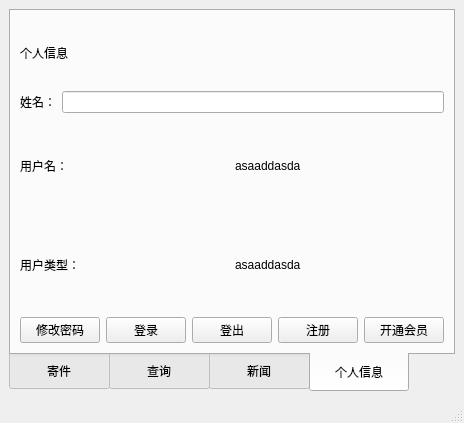
<?xml version="1.0" encoding="UTF-8"?>
<ui version="4.0">
 <class>MainWindow</class>
 <widget class="QMainWindow" name="MainWindow">
  <property name="geometry">
   <rect>
    <x>0</x>
    <y>0</y>
    <width>421</width>
    <height>423</height>
   </rect>
  </property>
  <property name="windowTitle">
   <string>MainWindow</string>
  </property>
  <widget class="QWidget" name="centralwidget">
   <layout class="QVBoxLayout" name="verticalLayout">
    <item>
     <widget class="QTabWidget" name="tabWidget">
      <property name="styleSheet">
       <string notr="true">QTabBar::tab{width:100}
QTabBar::tab{height:40}</string>
      </property>
      <property name="tabPosition">
       <enum>QTabWidget::South</enum>
      </property>
      <property name="tabShape">
       <enum>QTabWidget::Rounded</enum>
      </property>
      <property name="currentIndex">
       <number>3</number>
      </property>
      <property name="iconSize">
       <size>
        <width>33</width>
        <height>31</height>
       </size>
      </property>
      <property name="usesScrollButtons">
       <bool>true</bool>
      </property>
      <widget class="QWidget" name="tab">
       <attribute name="title">
        <string>寄件</string>
       </attribute>
       <layout class="QVBoxLayout" name="verticalLayout_6">
        <item>
         <layout class="QVBoxLayout" name="verticalLayout_4">
          <item>
           <layout class="QVBoxLayout" name="verticalLayout_3">
            <item>
             <widget class="QLabel" name="label">
              <property name="text">
               <string>寄件人信息</string>
              </property>
             </widget>
            </item>
            <item>
             <layout class="QHBoxLayout" name="horizontalLayout_11">
              <item>
               <layout class="QHBoxLayout" name="horizontalLayout">
                <item>
                 <widget class="QLabel" name="label_2">
                  <property name="text">
                   <string>姓名：</string>
                  </property>
                 </widget>
                </item>
                <item>
                 <widget class="QLineEdit" name="lineEdit_send_name"/>
                </item>
               </layout>
              </item>
              <item>
               <layout class="QHBoxLayout" name="horizontalLayout_3">
                <item>
                 <widget class="QLabel" name="label_4">
                  <property name="text">
                   <string>电话：</string>
                  </property>
                 </widget>
                </item>
                <item>
                 <widget class="QLineEdit" name="lineEdit_send_tel"/>
                </item>
               </layout>
              </item>
             </layout>
            </item>
            <item>
             <layout class="QVBoxLayout" name="verticalLayout_2">
              <item>
               <layout class="QHBoxLayout" name="horizontalLayout_5">
                <item>
                 <widget class="QLabel" name="label_6">
                  <property name="text">
                   <string>所属区域：</string>
                  </property>
                 </widget>
                </item>
                <item>
                 <widget class="QLineEdit" name="lineEdit_send_area"/>
                </item>
               </layout>
              </item>
              <item>
               <layout class="QHBoxLayout" name="horizontalLayout_8">
                <item>
                 <widget class="QLabel" name="label_10">
                  <property name="text">
                   <string>详细地址：</string>
                  </property>
                 </widget>
                </item>
                <item>
                 <widget class="QLineEdit" name="lineEdit_send_address"/>
                </item>
               </layout>
              </item>
             </layout>
            </item>
           </layout>
          </item>
          <item>
           <widget class="QLabel" name="label_3">
            <property name="text">
             <string>收件人信息</string>
            </property>
           </widget>
          </item>
          <item>
           <layout class="QHBoxLayout" name="horizontalLayout_12">
            <item>
             <layout class="QHBoxLayout" name="horizontalLayout_2">
              <item>
               <widget class="QLabel" name="label_5">
                <property name="text">
                 <string>姓名：</string>
                </property>
               </widget>
              </item>
              <item>
               <widget class="QLineEdit" name="lineEdit_hav_name"/>
              </item>
             </layout>
            </item>
            <item>
             <layout class="QHBoxLayout" name="horizontalLayout_4">
              <item>
               <widget class="QLabel" name="label_7">
                <property name="text">
                 <string>电话：</string>
                </property>
               </widget>
              </item>
              <item>
               <widget class="QLineEdit" name="lineEdit_hav_tel"/>
              </item>
             </layout>
            </item>
           </layout>
          </item>
          <item>
           <layout class="QVBoxLayout" name="verticalLayout_5">
            <item>
             <layout class="QHBoxLayout" name="horizontalLayout_6">
              <item>
               <widget class="QLabel" name="label_8">
                <property name="text">
                 <string>所属区域：</string>
                </property>
               </widget>
              </item>
              <item>
               <widget class="QLineEdit" name="lineEdit_hav_area"/>
              </item>
             </layout>
            </item>
            <item>
             <layout class="QHBoxLayout" name="horizontalLayout_13">
              <item>
               <widget class="QLabel" name="label_13">
                <property name="text">
                 <string>详细地址：</string>
                </property>
               </widget>
              </item>
              <item>
               <widget class="QLineEdit" name="lineEdit_hav_address"/>
              </item>
             </layout>
            </item>
           </layout>
          </item>
         </layout>
        </item>
        <item>
         <layout class="QHBoxLayout" name="horizontalLayout_7">
          <item>
           <layout class="QHBoxLayout" name="horizontalLayout_9">
            <item>
             <widget class="QLabel" name="label_11">
              <property name="text">
               <string>快件类型：</string>
              </property>
             </widget>
            </item>
            <item>
             <widget class="QComboBox" name="comboBox_goods_type">
              <item>
               <property name="text">
                <string>文件</string>
               </property>
              </item>
              <item>
               <property name="text">
                <string>数码产品</string>
               </property>
              </item>
              <item>
               <property name="text">
                <string>服饰</string>
               </property>
              </item>
              <item>
               <property name="text">
                <string>食品</string>
               </property>
              </item>
              <item>
               <property name="text">
                <string>其他</string>
               </property>
              </item>
             </widget>
            </item>
           </layout>
          </item>
          <item>
           <layout class="QHBoxLayout" name="horizontalLayout_10">
            <item>
             <widget class="QLabel" name="label_12">
              <property name="text">
               <string>重量：</string>
              </property>
             </widget>
            </item>
            <item>
             <widget class="QDoubleSpinBox" name="doubleSpinBox_weight"/>
            </item>
           </layout>
          </item>
          <item>
           <widget class="QLabel" name="label_price">
            <property name="text">
             <string>价格：</string>
            </property>
           </widget>
          </item>
         </layout>
        </item>
        <item>
         <widget class="QPushButton" name="pushButton_confirm">
          <property name="text">
           <string>确认</string>
          </property>
         </widget>
        </item>
       </layout>
      </widget>
      <widget class="QWidget" name="tab_2">
       <attribute name="title">
        <string>查询</string>
       </attribute>
       <layout class="QVBoxLayout" name="verticalLayout_7">
        <item>
         <layout class="QHBoxLayout" name="horizontalLayout_19">
          <item>
           <widget class="QLabel" name="label_14">
            <property name="text">
             <string>运费查询</string>
            </property>
           </widget>
          </item>
          <item>
           <widget class="QLabel" name="label_19">
            <property name="text">
             <string>价格：</string>
            </property>
           </widget>
          </item>
         </layout>
        </item>
        <item>
         <layout class="QHBoxLayout" name="horizontalLayout_18">
          <item>
           <layout class="QHBoxLayout" name="horizontalLayout_16">
            <item>
             <widget class="QLabel" name="label_17">
              <property name="text">
               <string>出发地</string>
              </property>
             </widget>
            </item>
            <item>
             <widget class="QComboBox" name="comboBox_2"/>
            </item>
           </layout>
          </item>
          <item>
           <layout class="QHBoxLayout" name="horizontalLayout_17">
            <item>
             <widget class="QLabel" name="label_18">
              <property name="text">
               <string>目的地</string>
              </property>
             </widget>
            </item>
            <item>
             <widget class="QComboBox" name="comboBox_3"/>
            </item>
           </layout>
          </item>
          <item>
           <widget class="QPushButton" name="pushButton_checkFreight">
            <property name="text">
             <string>查询</string>
            </property>
           </widget>
          </item>
         </layout>
        </item>
        <item>
         <layout class="QHBoxLayout" name="horizontalLayout_15">
          <item>
           <widget class="QLabel" name="label_15">
            <property name="text">
             <string>网点查询</string>
            </property>
           </widget>
          </item>
          <item>
           <widget class="QLineEdit" name="lineEdit_10"/>
          </item>
          <item>
           <widget class="QPushButton" name="pushButton_checkOutlets">
            <property name="text">
             <string>查询</string>
            </property>
           </widget>
          </item>
         </layout>
        </item>
        <item>
         <layout class="QHBoxLayout" name="horizontalLayout_14">
          <item>
           <widget class="QLabel" name="label_16">
            <property name="text">
             <string>运单查询</string>
            </property>
           </widget>
          </item>
          <item>
           <widget class="QLineEdit" name="lineEdit_7"/>
          </item>
          <item>
           <widget class="QPushButton" name="pushButton_checkBill">
            <property name="text">
             <string>查询</string>
            </property>
           </widget>
          </item>
         </layout>
        </item>
        <item>
         <widget class="QTableWidget" name="tableWidget"/>
        </item>
       </layout>
      </widget>
      <widget class="QWidget" name="tab_3">
       <attribute name="title">
        <string>新闻</string>
       </attribute>
       <layout class="QVBoxLayout" name="verticalLayout_8">
        <item>
         <widget class="QListWidget" name="listWidget"/>
        </item>
       </layout>
      </widget>
      <widget class="QWidget" name="tab_4">
       <attribute name="title">
        <string>个人信息</string>
       </attribute>
       <layout class="QVBoxLayout" name="verticalLayout_10">
        <item>
         <layout class="QVBoxLayout" name="verticalLayout_9">
          <item>
           <widget class="QLabel" name="label_20">
            <property name="text">
             <string>个人信息</string>
            </property>
           </widget>
          </item>
          <item>
           <layout class="QHBoxLayout" name="horizontalLayout_20">
            <item>
             <layout class="QHBoxLayout" name="horizontalLayout_21">
              <item>
               <widget class="QLabel" name="label_21">
                <property name="text">
                 <string>姓名：</string>
                </property>
               </widget>
              </item>
              <item>
               <widget class="QLineEdit" name="lineEdit_11"/>
              </item>
             </layout>
            </item>
            <item>
             <layout class="QHBoxLayout" name="horizontalLayout_22"/>
            </item>
           </layout>
          </item>
         </layout>
        </item>
        <item>
         <layout class="QHBoxLayout" name="horizontalLayout_23">
          <item>
           <widget class="QLabel" name="label_22">
            <property name="text">
             <string>用户名：</string>
            </property>
           </widget>
          </item>
          <item>
           <widget class="QLabel" name="label_23">
            <property name="text">
             <string>asaaddasda</string>
            </property>
           </widget>
          </item>
         </layout>
        </item>
        <item>
         <layout class="QHBoxLayout" name="horizontalLayout_24">
          <item>
           <widget class="QLabel" name="label_25">
            <property name="text">
             <string>用户类型：</string>
            </property>
           </widget>
          </item>
          <item>
           <widget class="QLabel" name="label_24">
            <property name="text">
             <string>asaaddasda</string>
            </property>
           </widget>
          </item>
         </layout>
        </item>
        <item>
         <layout class="QHBoxLayout" name="horizontalLayout_25">
          <item>
           <widget class="QPushButton" name="pushButton_changepwd">
            <property name="text">
             <string>修改密码</string>
            </property>
           </widget>
          </item>
          <item>
           <widget class="QPushButton" name="pushButton_login">
            <property name="text">
             <string>登录</string>
            </property>
           </widget>
          </item>
          <item>
           <widget class="QPushButton" name="pushButton_logout">
            <property name="text">
             <string>登出</string>
            </property>
           </widget>
          </item>
          <item>
           <widget class="QPushButton" name="pushButton_signUp">
            <property name="text">
             <string>注册</string>
            </property>
           </widget>
          </item>
          <item>
           <widget class="QPushButton" name="pushButton_openvip">
            <property name="text">
             <string>开通会员</string>
            </property>
           </widget>
          </item>
         </layout>
        </item>
       </layout>
      </widget>
     </widget>
    </item>
   </layout>
  </widget>
  <widget class="QMenuBar" name="menubar">
   <property name="geometry">
    <rect>
     <x>0</x>
     <y>0</y>
     <width>421</width>
     <height>21</height>
    </rect>
   </property>
  </widget>
  <widget class="QStatusBar" name="statusbar"/>
 </widget>
 <resources/>
 <connections/>
</ui>
